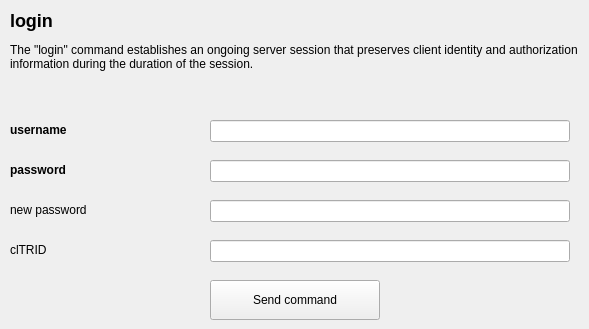
       <widget class="QWidget" name="tab" >
        <attribute name="title" >
         <string>command</string>
        </attribute>
        <widget class="QLabel" name="textLabel8" >
         <property name="geometry" >
          <rect>
           <x>10</x>
           <y>200</y>
           <width>190</width>
           <height>20</height>
          </rect>
         </property>
         <property name="text" >
          <string>new password</string>
         </property>
         <property name="wordWrap" >
          <bool>false</bool>
         </property>
        </widget>
        <widget class="QLabel" name="textLabel9" >
         <property name="geometry" >
          <rect>
           <x>10</x>
           <y>120</y>
           <width>190</width>
           <height>20</height>
          </rect>
         </property>
         <property name="text" >
          <string>&lt;b>username&lt;/b></string>
         </property>
         <property name="wordWrap" >
          <bool>false</bool>
         </property>
        </widget>
        <widget class="QLabel" name="textLabel10" >
         <property name="geometry" >
          <rect>
           <x>10</x>
           <y>160</y>
           <width>190</width>
           <height>20</height>
          </rect>
         </property>
         <property name="text" >
          <string>&lt;b>password&lt;/b></string>
         </property>
         <property name="wordWrap" >
          <bool>false</bool>
         </property>
        </widget>
        <widget class="QLabel" name="textLabel11" >
         <property name="geometry" >
          <rect>
           <x>10</x>
           <y>240</y>
           <width>190</width>
           <height>20</height>
          </rect>
         </property>
         <property name="text" >
          <string>clTRID</string>
         </property>
         <property name="wordWrap" >
          <bool>false</bool>
         </property>
        </widget>
        <widget class="QLineEdit" name="login_username" >
         <property name="geometry" >
          <rect>
           <x>210</x>
           <y>120</y>
           <width>360</width>
           <height>22</height>
          </rect>
         </property>
        </widget>
        <widget class="QLineEdit" name="login_cltrid" >
         <property name="geometry" >
          <rect>
           <x>210</x>
           <y>240</y>
           <width>360</width>
           <height>22</height>
          </rect>
         </property>
        </widget>
        <widget class="QPushButton" name="send_login" >
         <property name="geometry" >
          <rect>
           <x>210</x>
           <y>280</y>
           <width>170</width>
           <height>40</height>
          </rect>
         </property>
         <property name="text" >
          <string>Send command</string>
         </property>
        </widget>
        <widget class="QLabel" name="textLabel12" >
         <property name="geometry" >
          <rect>
           <x>10</x>
           <y>10</y>
           <width>570</width>
           <height>100</height>
          </rect>
         </property>
         <property name="text" >
          <string>&lt;h2>login&lt;/h2>
The "login" command establishes an ongoing server session that preserves client identity and authorization information during the duration of the session.</string>
         </property>
         <property name="alignment" >
          <set>Qt::AlignLeading|Qt::AlignLeft|Qt::AlignTop</set>
         </property>
         <property name="wordWrap" >
          <bool>true</bool>
         </property>
        </widget>
        <widget class="QLineEdit" name="login_new_password" >
         <property name="geometry" >
          <rect>
           <x>210</x>
           <y>200</y>
           <width>360</width>
           <height>22</height>
          </rect>
         </property>
         <property name="echoMode" >
          <enum>QLineEdit::Normal</enum>
         </property>
        </widget>
        <widget class="QLineEdit" name="login_password" >
         <property name="geometry" >
          <rect>
           <x>210</x>
           <y>160</y>
           <width>360</width>
           <height>22</height>
          </rect>
         </property>
         <property name="echoMode" >
          <enum>QLineEdit::Normal</enum>
         </property>
        </widget>
       </widget>
